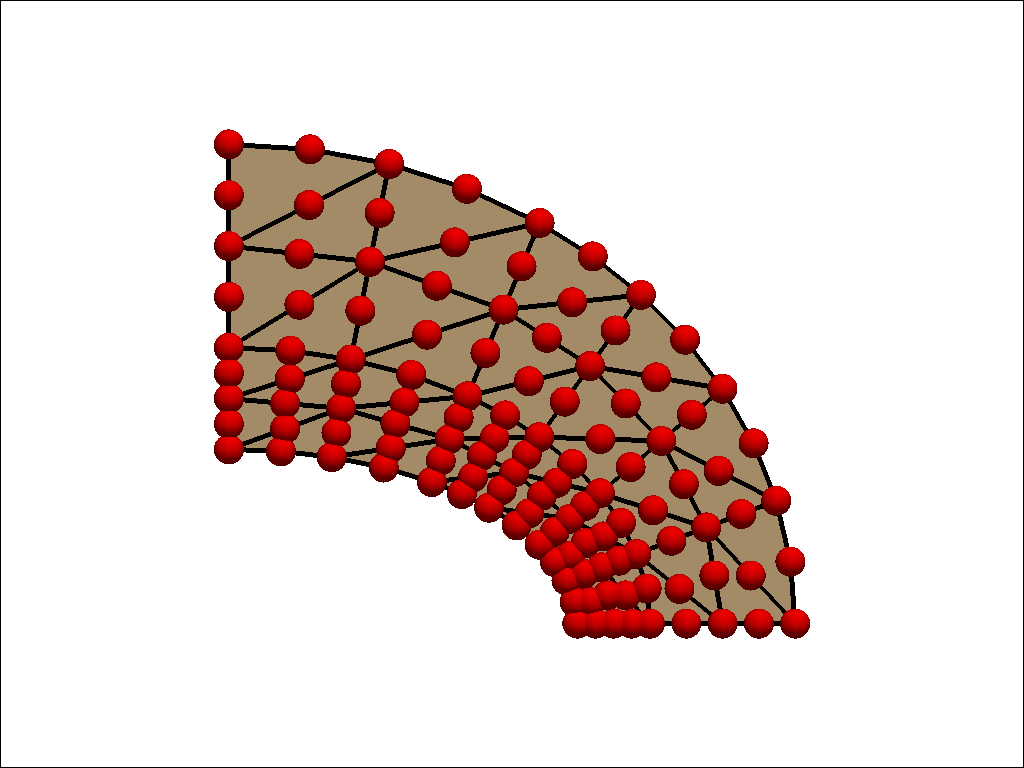

Recreate this plot in Python.
import pyvista as pv

pv.set_plot_theme("document")

mesh = pv.read("fine-triangle-2d.vtk")

plotter = pv.Plotter(border=True)

plotter.add_mesh(mesh)
plotter.add_mesh(
    mesh.separate_cells().extract_feature_edges(),
    show_edges=True,
    line_width=5,
    color="black",
)
plotter.add_points(
    mesh.points, render_points_as_spheres=True, point_size=30.0, color="red"
)

plotter.show(cpos="xy", screenshot="fine-triangle-2d.png")
